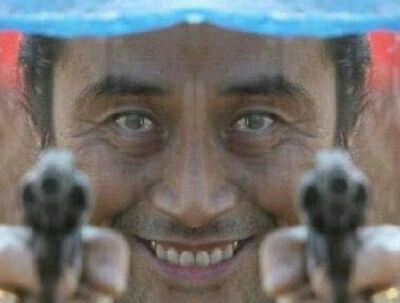
#> input picture ch07/sample4.jpeg, 400 x 303 px
$ python ex05_image.py
#> lines starting #> are read from the running program, lines starting #| are printed output that depends on the picture
"""
CNN(Convolutional Neural Network, 합성곱 신경망)
원래 convolution 연산은 영상/음성 처리(image/audio processing)에서
신호를 변환하기 위한 연산으로 사용.
"""
import numpy as np
import matplotlib.pyplot as plt
from PIL import Image
from scipy.signal import convolve, correlate

# jpg 파일 오픈
img = Image.open('sample4.jpeg')
#> img is the input picture: PIL image 400x303 RGB; mean R, G, B 114.1, 111.6, 109.5
img_pixel = np.array(img)
print(img_pixel.shape)  # (height, width, color-depth)
#| (303, 400, 3)
# 머신 러닝 라이브러리에 따라서 color 표기의 위치가 달라짐.
# Tensorflow: channel-last 방식. color-depth가 3차원 배열의 마지막 차원
# Theano: channel-first 방식. color-depth가 3차원 배열의 첫번째 차원 (c,h,w)
# Keras: 두가지 방식 모두 지원.

plt.imshow(img_pixel)
plt.show()

# 이미지의 RED 값 정보
print(img_pixel[:, :, 0])
#> (printed output is left out)

# (3, 3, 3) 필터
filter = np.zeros((8, 8, 3))
filter[0, 0, :] = 255
# transformed = convolve(img_pixel, filter, mode='same')
transformed = correlate(img_pixel, filter, mode='same')
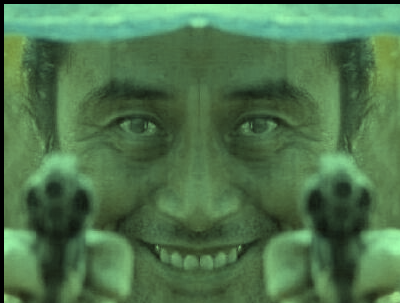
#> transformed: shape (303, 400, 3) float64; mean R, G, B 56068.6, 83351.5, 55043.8; drawn with min black and max white
plt.imshow(transformed.astype(np.uint8))
plt.show()
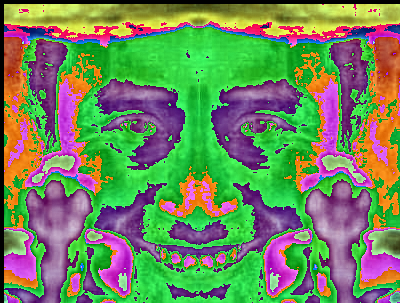
#> shown: shape (303, 400, 3); mean R, G, B 112, 135.1, 91.4

$ run again, with ch07/sample.jpg copied over ch07/sample4.jpeg
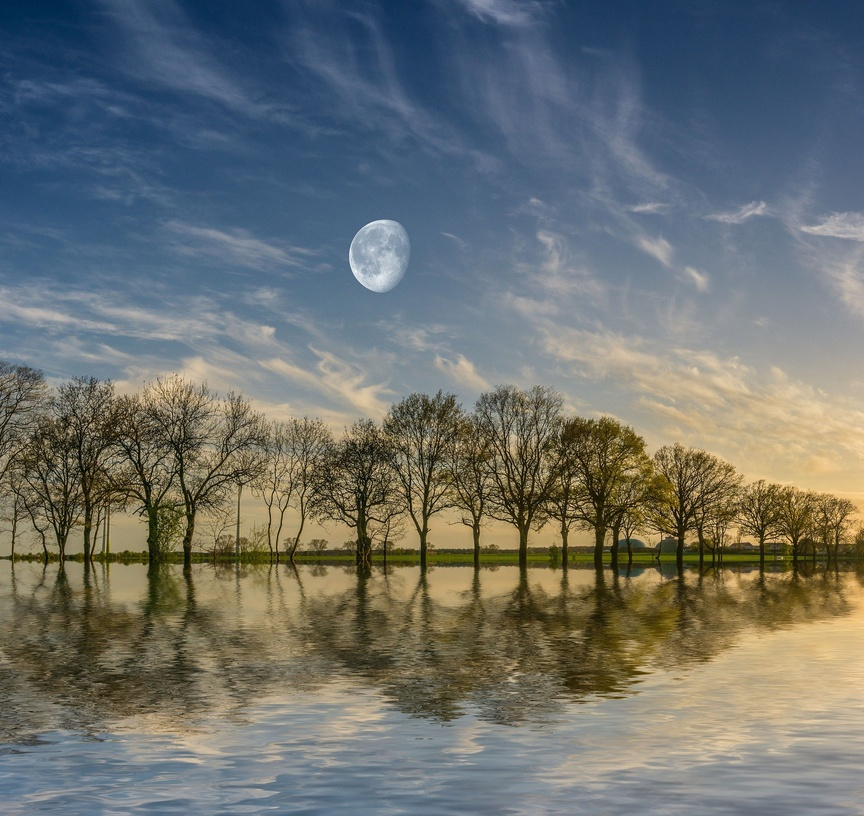
#> input picture ch07/sample.jpg, 864 x 816 px, shrunk from 1920 x 1814 before the run
#> img is the input picture: PIL image 864x816 RGB; mean R, G, B 108.5, 113, 110.2
#| (816, 864, 3)
#> (printed output is left out)
#> `transformed = correlate(img_pixel, filter, mode='same')`:
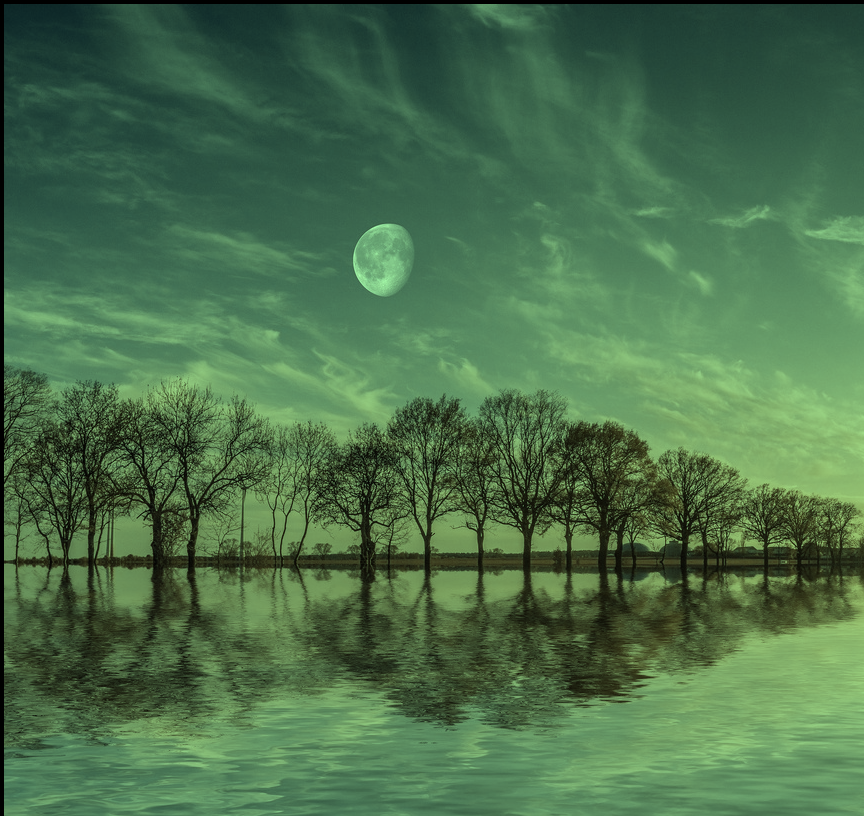
#> transformed: shape (816, 864, 3) float64; mean R, G, B 55816, 83589.8, 56254; drawn with min black and max white
#> `plt.show()`:
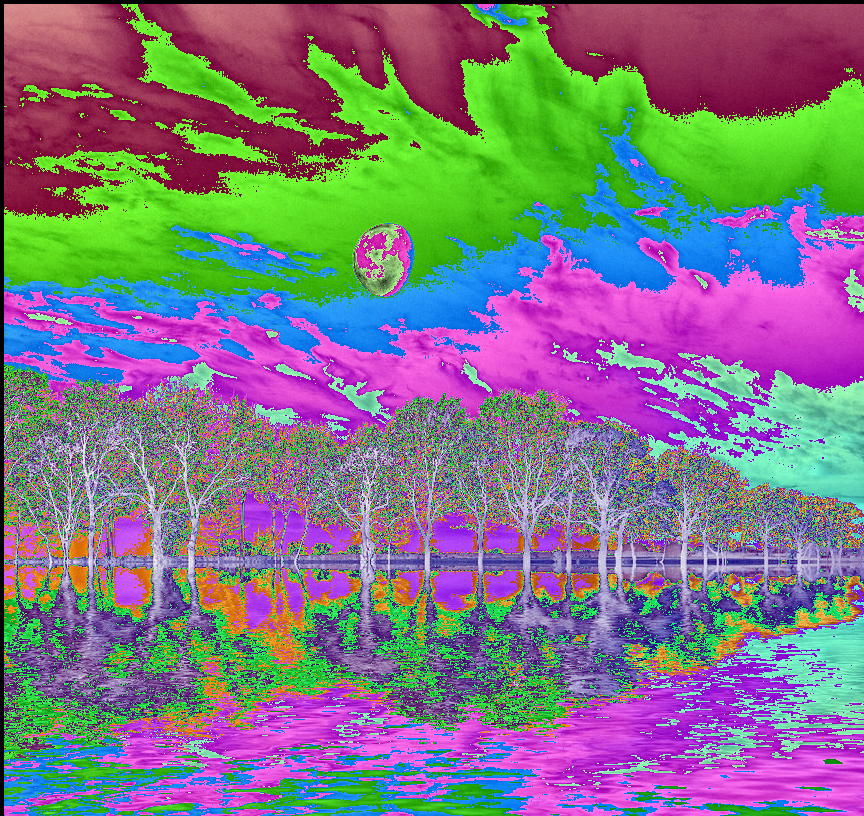
#> shown: shape (816, 864, 3); mean R, G, B 126, 119.1, 132.3

$ run again, with ch07/sample2.jpg copied over ch07/sample4.jpeg
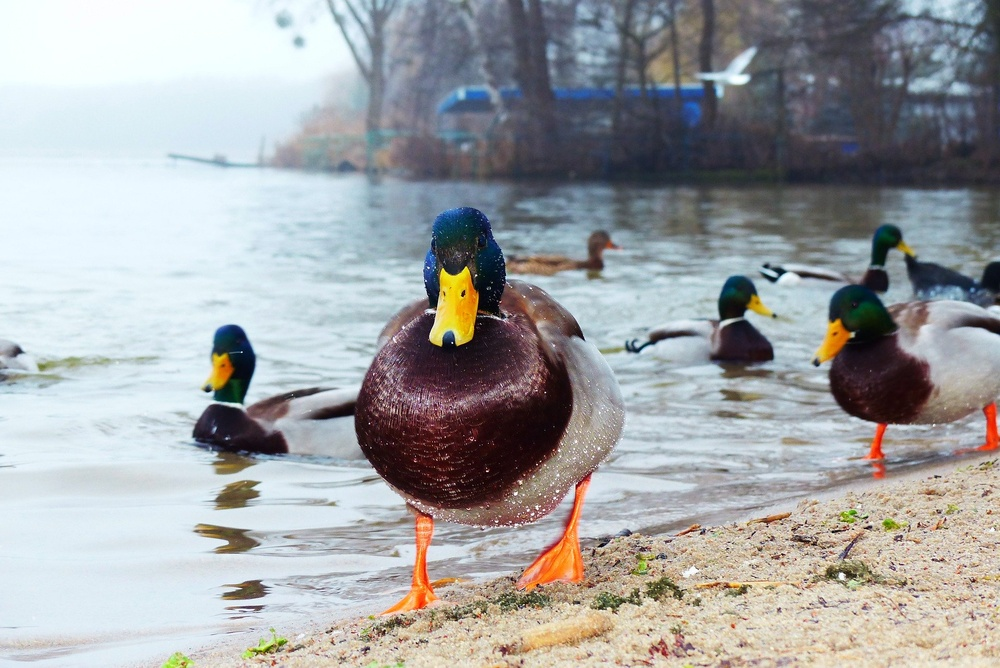
#> input picture ch07/sample2.jpg, 1000 x 668 px, shrunk from 1920 x 1282 before the run
#> img is the input picture: PIL image 1000x668 RGB; mean R, G, B 161.1, 163.2, 164.7
#| (668, 1000, 3)
#> (printed output is left out)
#> `transformed = correlate(img_pixel, filter, mode='same')`:
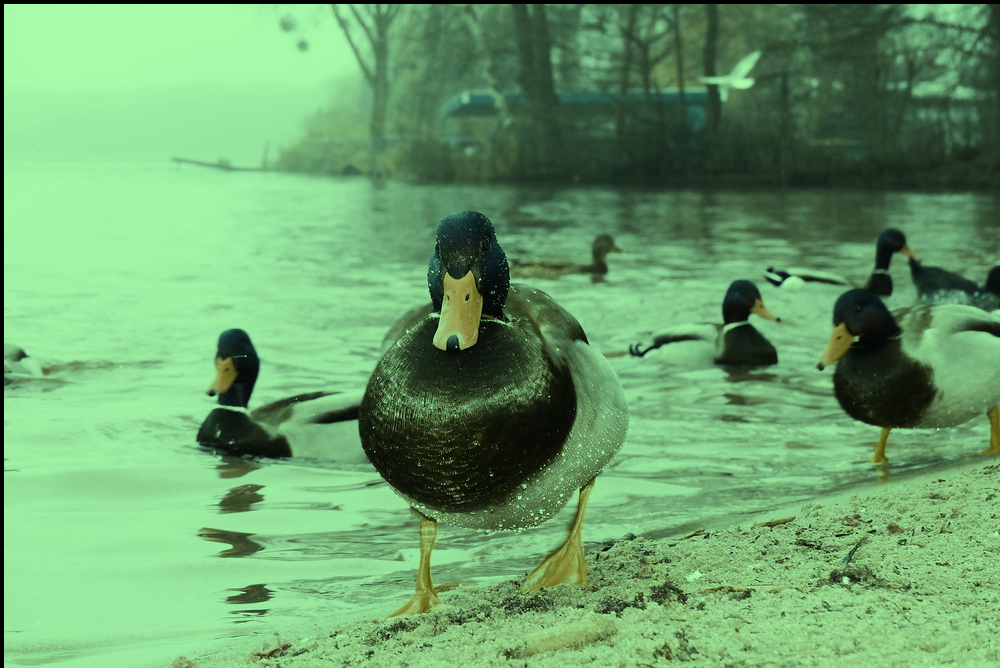
#> transformed: shape (668, 1000, 3) float64; mean R, G, B 81799.4, 123392.8, 82776.4; drawn with min black and max white
#> `plt.show()`:
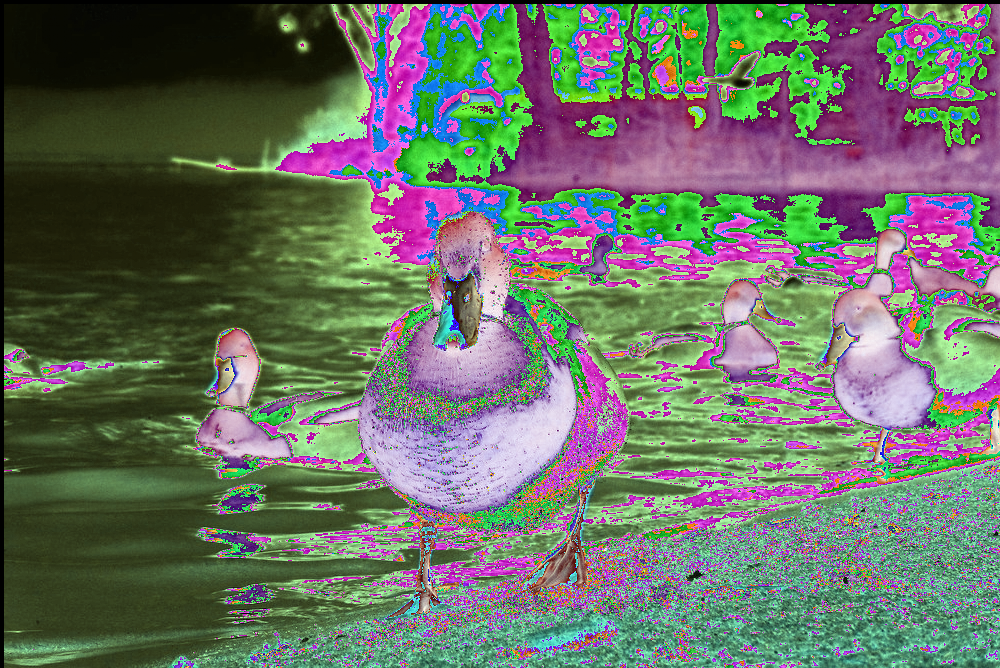
#> shown: shape (668, 1000, 3); mean R, G, B 105.7, 112.7, 100.7

$ run again, with ch07/sample3.jpg copied over ch07/sample4.jpeg
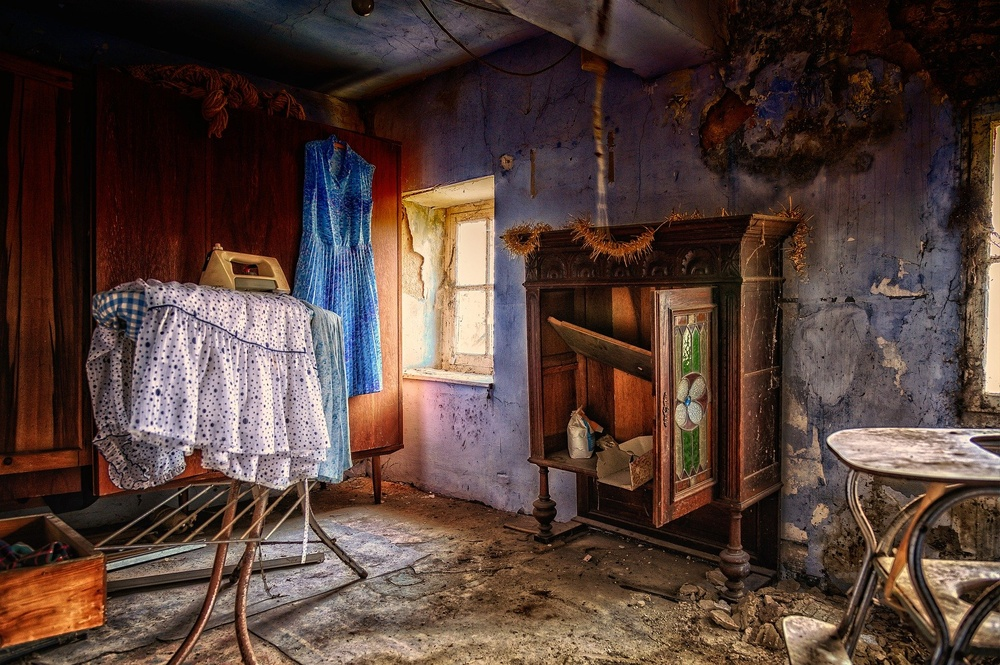
#> input picture ch07/sample3.jpg, 1000 x 665 px, shrunk from 1920 x 1277 before the run
#> img is the input picture: PIL image 1000x665 RGB; mean R, G, B 84, 63.6, 57.1
#| (665, 1000, 3)
#> (printed output is left out)
#> `transformed = correlate(img_pixel, filter, mode='same')`:
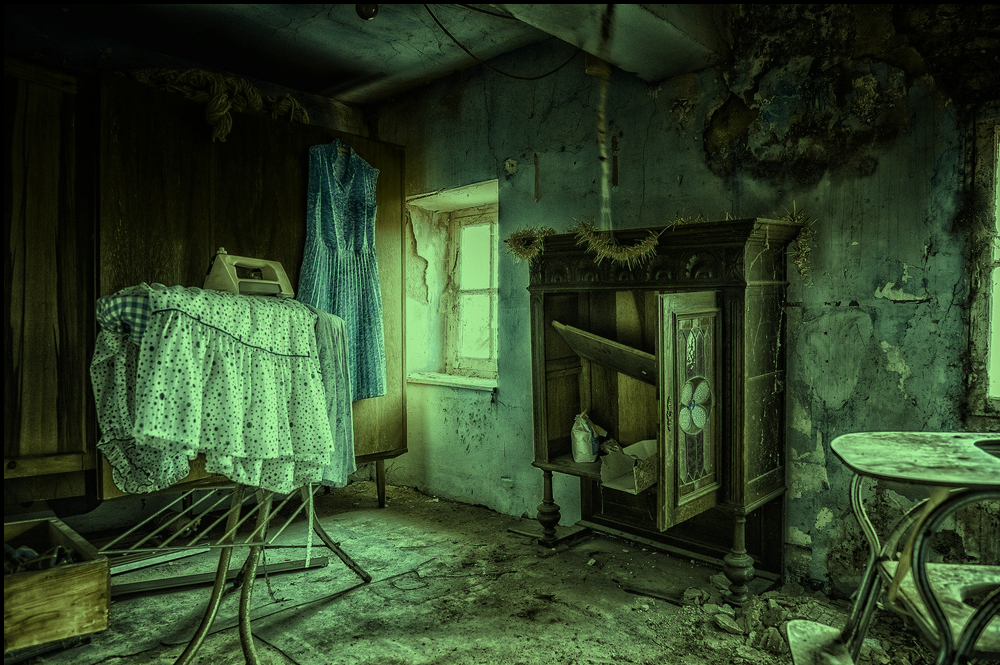
#> transformed: shape (665, 1000, 3) float64; mean R, G, B 37071.6, 51432.9, 30326.2; drawn with min black and max white
#> `plt.show()`:
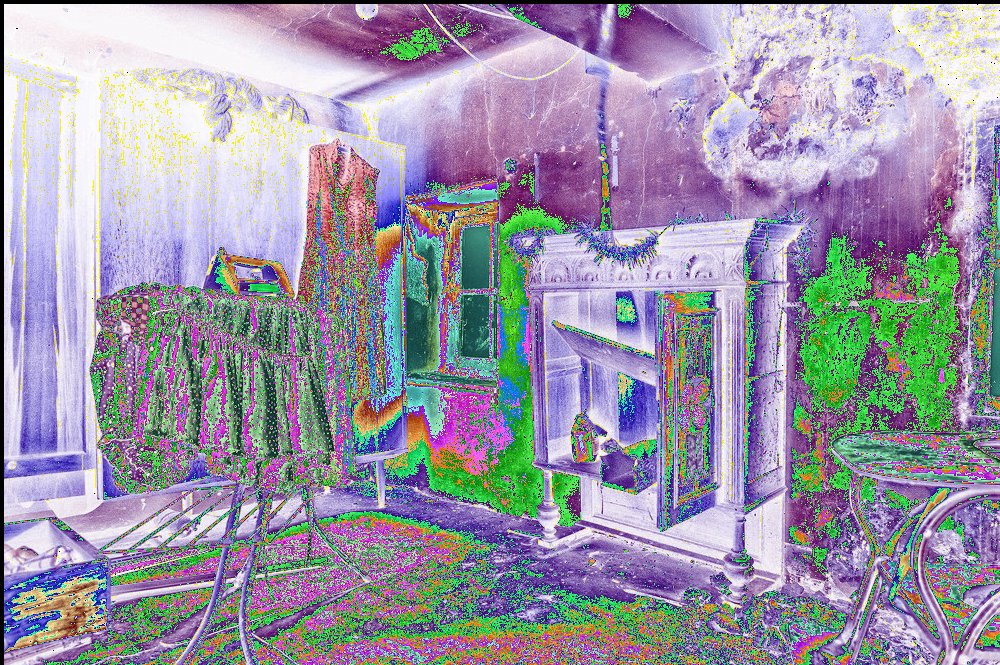
#> shown: shape (665, 1000, 3); mean R, G, B 154.6, 150.1, 167.1
